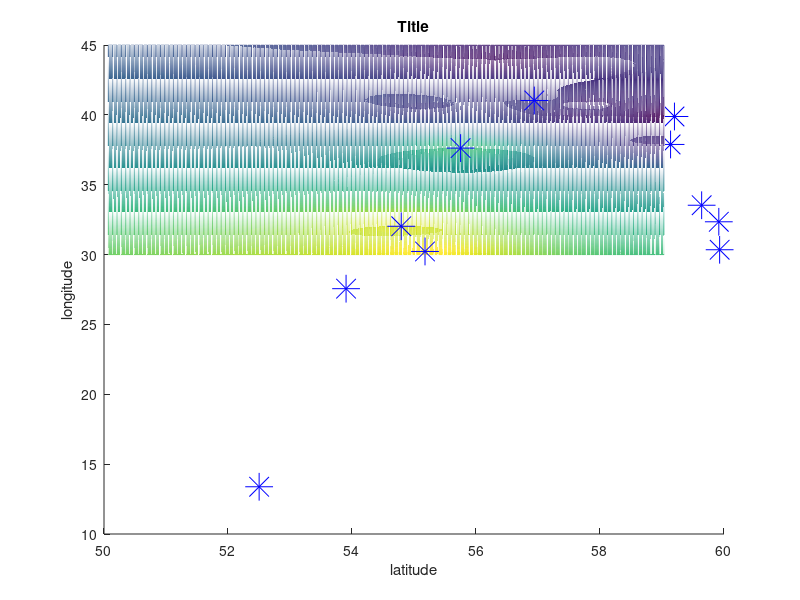

Here is the MATLAB script that generated this plot:

clc; close all; clear all; warning off;

figure;
hold all;

CSV = csvread('./data.csv');

LAT_COLUMN = 1;
LON_COLUMN = 2;
DATA_COLUMN = 3;

orig_data = CSV(1:15, :);
calc_data = CSV(16:end, :);

m_orig_lat = orig_data(:, LAT_COLUMN);
m_orig_lon = orig_data(:, LON_COLUMN);
m_orig_data = orig_data(:, DATA_COLUMN);

m_calc_lat = calc_data(:, LAT_COLUMN);
m_calc_lon = calc_data(:, LON_COLUMN);
m_calc_data = calc_data(:, DATA_COLUMN);

uniq_lat = unique(m_calc_lat);
uniq_lon = unique(m_calc_lon);

n_lat = length(uniq_lat);
n_lon = length(uniq_lon);

zz = zeros(n_lon, n_lat);

for i = [1:length(calc_data)]
    lat_idx = lookup(uniq_lat, m_calc_lat(i));
    lon_idx = lookup(uniq_lon, m_calc_lon(i));
    zz(lon_idx, lat_idx) = m_calc_data(i);
endfor

[xx,yy] = meshgrid(uniq_lat, uniq_lon);
mesh(xx, yy, zz);
plot3(m_orig_lat, m_orig_lon, m_orig_data, '*b', 'markersize', 20);

title('Title');
xlabel('latitude');
ylabel('longitude');
zlabel('param');
